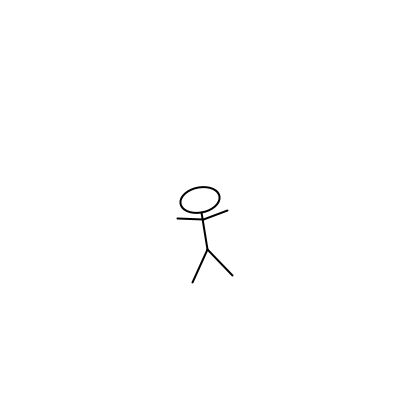
Frame 1 (no input)
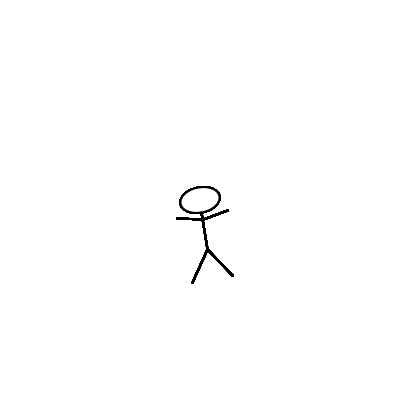
Frame 60 (the mouse pressed at the canvas centre just before this capture)
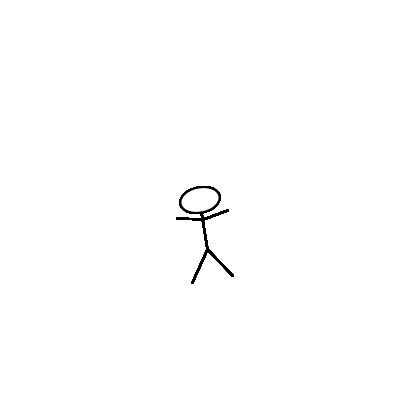
Frame 120 (the mouse held since frame 60 and released just before this capture)

The Processing sketch that drew these frames (run headless with seeded random() and noise(); from frame 60 on, the mouse is pressed at the canvas centre):

// Processing sketch: processing_148051
// ── processing_148051.pde

ArrayList<Person> people = new ArrayList<Person>();

void setup() {
  size(400,400);
  stroke(0);
  strokeWeight(2);
  background(255);
  Person first = new Person(width/2,height/2);
  people.add(first);
}

void draw() {
  for(Person p : people) {
    p.render();
  }
}

void mouseClicked() {
  people.add(new Person(mouseX, mouseY));
}

class Person {
  PVector loc;
  float angle;
  
  public Person(float x, float y) {
    loc = new PVector(x,y);
    angle = (float)(180*Math.random() - 90);
  }
  
  public void render() {
    pushMatrix();
    translate(loc.x, loc.y);
    rotate(radians(angle));
    
    //draw person
    ellipseMode(CENTER);
    ellipse(0, 0, 40, 25); //head
    line(0,12.5,0,50); //body
    line(0,20,-25,15); //left arm
    line(0,20,25,15); //right arm
    line(0,50,-20,80); //left leg
    line(0,50,20,80); //right leg

    popMatrix();
  }
  
}
